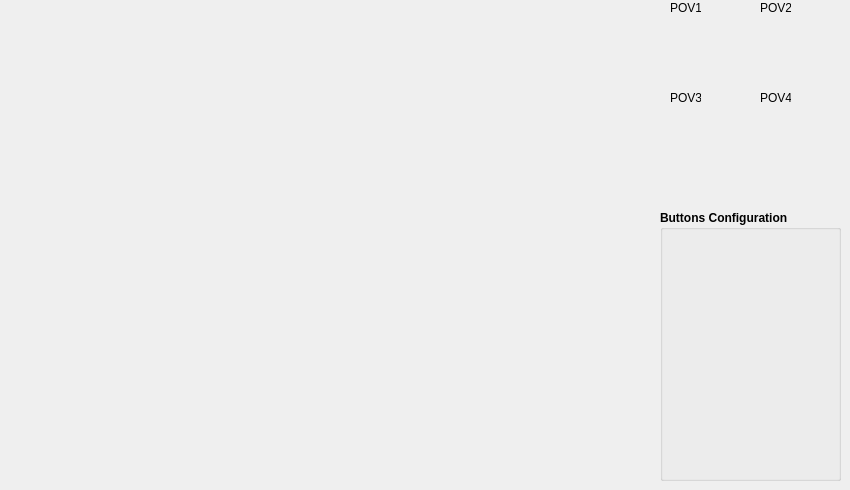
    <widget class="QWidget" name="tab_3">
     <attribute name="title">
      <string notr="true">Buttons</string>
     </attribute>
     <widget class="QLabel" name="label_POV1">
      <property name="enabled">
       <bool>true</bool>
      </property>
      <property name="geometry">
       <rect>
        <x>670</x>
        <y>20</y>
        <width>71</width>
        <height>71</height>
       </rect>
      </property>
      <property name="text">
       <string/>
      </property>
      <property name="pixmap">
       <pixmap resource="oshstudio.qrc">:/Images/dpad.png</pixmap>
      </property>
      <property name="scaledContents">
       <bool>true</bool>
      </property>
     </widget>
     <widget class="QLabel" name="label_POV2">
      <property name="enabled">
       <bool>true</bool>
      </property>
      <property name="geometry">
       <rect>
        <x>760</x>
        <y>20</y>
        <width>71</width>
        <height>71</height>
       </rect>
      </property>
      <property name="text">
       <string/>
      </property>
      <property name="pixmap">
       <pixmap resource="oshstudio.qrc">:/Images/dpad.png</pixmap>
      </property>
      <property name="scaledContents">
       <bool>true</bool>
      </property>
     </widget>
     <widget class="QLabel" name="label_POV3">
      <property name="enabled">
       <bool>true</bool>
      </property>
      <property name="geometry">
       <rect>
        <x>670</x>
        <y>110</y>
        <width>71</width>
        <height>71</height>
       </rect>
      </property>
      <property name="text">
       <string/>
      </property>
      <property name="pixmap">
       <pixmap resource="oshstudio.qrc">:/Images/dpad.png</pixmap>
      </property>
      <property name="scaledContents">
       <bool>true</bool>
      </property>
     </widget>
     <widget class="QLabel" name="label_POV4">
      <property name="enabled">
       <bool>true</bool>
      </property>
      <property name="geometry">
       <rect>
        <x>760</x>
        <y>110</y>
        <width>71</width>
        <height>71</height>
       </rect>
      </property>
      <property name="text">
       <string/>
      </property>
      <property name="pixmap">
       <pixmap resource="oshstudio.qrc">:/Images/dpad.png</pixmap>
      </property>
      <property name="scaledContents">
       <bool>true</bool>
      </property>
     </widget>
     <widget class="oshbuttonw" name="widget_SB_1" native="true">
      <property name="geometry">
       <rect>
        <x>20</x>
        <y>20</y>
        <width>51</width>
        <height>41</height>
       </rect>
      </property>
     </widget>
     <widget class="oshbuttonw" name="widget_SB_2" native="true">
      <property name="geometry">
       <rect>
        <x>100</x>
        <y>20</y>
        <width>51</width>
        <height>41</height>
       </rect>
      </property>
     </widget>
     <widget class="oshbuttonw" name="widget_SB_3" native="true">
      <property name="geometry">
       <rect>
        <x>180</x>
        <y>20</y>
        <width>51</width>
        <height>41</height>
       </rect>
      </property>
     </widget>
     <widget class="oshbuttonw" name="widget_SB_4" native="true">
      <property name="geometry">
       <rect>
        <x>260</x>
        <y>20</y>
        <width>51</width>
        <height>41</height>
       </rect>
      </property>
     </widget>
     <widget class="oshbuttonw" name="widget_SB_5" native="true">
      <property name="geometry">
       <rect>
        <x>340</x>
        <y>20</y>
        <width>51</width>
        <height>41</height>
       </rect>
      </property>
     </widget>
     <widget class="oshbuttonw" name="widget_SB_6" native="true">
      <property name="geometry">
       <rect>
        <x>420</x>
        <y>20</y>
        <width>51</width>
        <height>41</height>
       </rect>
      </property>
     </widget>
     <widget class="oshbuttonw" name="widget_SB_7" native="true">
      <property name="geometry">
       <rect>
        <x>500</x>
        <y>20</y>
        <width>51</width>
        <height>41</height>
       </rect>
      </property>
     </widget>
     <widget class="oshbuttonw" name="widget_SB_8" native="true">
      <property name="geometry">
       <rect>
        <x>580</x>
        <y>20</y>
        <width>51</width>
        <height>41</height>
       </rect>
      </property>
     </widget>
     <widget class="oshbuttonw" name="widget_SB_9" native="true">
      <property name="geometry">
       <rect>
        <x>20</x>
        <y>80</y>
        <width>51</width>
        <height>41</height>
       </rect>
      </property>
     </widget>
     <widget class="oshbuttonw" name="widget_SB_10" native="true">
      <property name="geometry">
       <rect>
        <x>100</x>
        <y>80</y>
        <width>51</width>
        <height>41</height>
       </rect>
      </property>
     </widget>
     <widget class="oshbuttonw" name="widget_SB_11" native="true">
      <property name="geometry">
       <rect>
        <x>180</x>
        <y>80</y>
        <width>51</width>
        <height>41</height>
       </rect>
      </property>
     </widget>
     <widget class="oshbuttonw" name="widget_SB_12" native="true">
      <property name="geometry">
       <rect>
        <x>260</x>
        <y>80</y>
        <width>51</width>
        <height>41</height>
       </rect>
      </property>
     </widget>
     <widget class="oshbuttonw" name="widget_SB_13" native="true">
      <property name="geometry">
       <rect>
        <x>340</x>
        <y>80</y>
        <width>51</width>
        <height>41</height>
       </rect>
      </property>
     </widget>
     <widget class="oshbuttonw" name="widget_SB_14" native="true">
      <property name="geometry">
       <rect>
        <x>420</x>
        <y>80</y>
        <width>51</width>
        <height>41</height>
       </rect>
      </property>
     </widget>
     <widget class="oshbuttonw" name="widget_SB_15" native="true">
      <property name="geometry">
       <rect>
        <x>500</x>
        <y>80</y>
        <width>51</width>
        <height>41</height>
       </rect>
      </property>
     </widget>
     <widget class="oshbuttonw" name="widget_SB_16" native="true">
      <property name="geometry">
       <rect>
        <x>580</x>
        <y>80</y>
        <width>51</width>
        <height>41</height>
       </rect>
      </property>
     </widget>
     <widget class="oshbuttonw" name="widget_SB_17" native="true">
      <property name="geometry">
       <rect>
        <x>20</x>
        <y>140</y>
        <width>51</width>
        <height>41</height>
       </rect>
      </property>
     </widget>
     <widget class="oshbuttonw" name="widget_SB_18" native="true">
      <property name="geometry">
       <rect>
        <x>100</x>
        <y>140</y>
        <width>51</width>
        <height>41</height>
       </rect>
      </property>
     </widget>
     <widget class="oshbuttonw" name="widget_SB_19" native="true">
      <property name="geometry">
       <rect>
        <x>180</x>
        <y>140</y>
        <width>51</width>
        <height>41</height>
       </rect>
      </property>
     </widget>
     <widget class="oshbuttonw" name="widget_SB_20" native="true">
      <property name="geometry">
       <rect>
        <x>260</x>
        <y>140</y>
        <width>51</width>
        <height>41</height>
       </rect>
      </property>
     </widget>
     <widget class="oshbuttonw" name="widget_SB_21" native="true">
      <property name="geometry">
       <rect>
        <x>340</x>
        <y>140</y>
        <width>51</width>
        <height>41</height>
       </rect>
      </property>
     </widget>
     <widget class="oshbuttonw" name="widget_SB_22" native="true">
      <property name="geometry">
       <rect>
        <x>420</x>
        <y>140</y>
        <width>51</width>
        <height>41</height>
       </rect>
      </property>
     </widget>
     <widget class="oshbuttonw" name="widget_SB_23" native="true">
      <property name="geometry">
       <rect>
        <x>500</x>
        <y>140</y>
        <width>51</width>
        <height>41</height>
       </rect>
      </property>
     </widget>
     <widget class="oshbuttonw" name="widget_SB_24" native="true">
      <property name="geometry">
       <rect>
        <x>580</x>
        <y>140</y>
        <width>51</width>
        <height>41</height>
       </rect>
      </property>
     </widget>
     <widget class="oshbuttonw" name="widget_SB_25" native="true">
      <property name="geometry">
       <rect>
        <x>20</x>
        <y>200</y>
        <width>51</width>
        <height>41</height>
       </rect>
      </property>
     </widget>
     <widget class="oshbuttonw" name="widget_SB_26" native="true">
      <property name="geometry">
       <rect>
        <x>100</x>
        <y>200</y>
        <width>51</width>
        <height>41</height>
       </rect>
      </property>
     </widget>
     <widget class="oshbuttonw" name="widget_SB_27" native="true">
      <property name="geometry">
       <rect>
        <x>180</x>
        <y>200</y>
        <width>51</width>
        <height>41</height>
       </rect>
      </property>
     </widget>
     <widget class="oshbuttonw" name="widget_SB_28" native="true">
      <property name="geometry">
       <rect>
        <x>260</x>
        <y>200</y>
        <width>51</width>
        <height>41</height>
       </rect>
      </property>
     </widget>
     <widget class="oshbuttonw" name="widget_SB_29" native="true">
      <property name="geometry">
       <rect>
        <x>340</x>
        <y>200</y>
        <width>51</width>
        <height>41</height>
       </rect>
      </property>
     </widget>
     <widget class="oshbuttonw" name="widget_SB_30" native="true">
      <property name="geometry">
       <rect>
        <x>420</x>
        <y>200</y>
        <width>51</width>
        <height>41</height>
       </rect>
      </property>
     </widget>
     <widget class="oshbuttonw" name="widget_SB_31" native="true">
      <property name="geometry">
       <rect>
        <x>500</x>
        <y>200</y>
        <width>51</width>
        <height>41</height>
       </rect>
      </property>
     </widget>
     <widget class="oshbuttonw" name="widget_SB_32" native="true">
      <property name="geometry">
       <rect>
        <x>580</x>
        <y>200</y>
        <width>51</width>
        <height>41</height>
       </rect>
      </property>
     </widget>
     <widget class="oshbuttonw" name="widget_SB_33" native="true">
      <property name="geometry">
       <rect>
        <x>20</x>
        <y>260</y>
        <width>51</width>
        <height>41</height>
       </rect>
      </property>
     </widget>
     <widget class="oshbuttonw" name="widget_SB_34" native="true">
      <property name="geometry">
       <rect>
        <x>100</x>
        <y>260</y>
        <width>51</width>
        <height>41</height>
       </rect>
      </property>
     </widget>
     <widget class="oshbuttonw" name="widget_SB_35" native="true">
      <property name="geometry">
       <rect>
        <x>180</x>
        <y>260</y>
        <width>51</width>
        <height>41</height>
       </rect>
      </property>
     </widget>
     <widget class="oshbuttonw" name="widget_SB_36" native="true">
      <property name="geometry">
       <rect>
        <x>260</x>
        <y>260</y>
        <width>51</width>
        <height>41</height>
       </rect>
      </property>
     </widget>
     <widget class="oshbuttonw" name="widget_SB_37" native="true">
      <property name="geometry">
       <rect>
        <x>340</x>
        <y>260</y>
        <width>51</width>
        <height>41</height>
       </rect>
      </property>
     </widget>
     <widget class="oshbuttonw" name="widget_SB_38" native="true">
      <property name="geometry">
       <rect>
        <x>420</x>
        <y>260</y>
        <width>51</width>
        <height>41</height>
       </rect>
      </property>
     </widget>
     <widget class="oshbuttonw" name="widget_SB_39" native="true">
      <property name="geometry">
       <rect>
        <x>500</x>
        <y>260</y>
        <width>51</width>
        <height>41</height>
       </rect>
      </property>
     </widget>
     <widget class="oshbuttonw" name="widget_SB_40" native="true">
      <property name="geometry">
       <rect>
        <x>580</x>
        <y>260</y>
        <width>51</width>
        <height>41</height>
       </rect>
      </property>
     </widget>
     <widget class="oshbuttonw" name="widget_SB_41" native="true">
      <property name="geometry">
       <rect>
        <x>20</x>
        <y>320</y>
        <width>51</width>
        <height>41</height>
       </rect>
      </property>
     </widget>
     <widget class="oshbuttonw" name="widget_SB_42" native="true">
      <property name="geometry">
       <rect>
        <x>100</x>
        <y>320</y>
        <width>51</width>
        <height>41</height>
       </rect>
      </property>
     </widget>
     <widget class="oshbuttonw" name="widget_SB_43" native="true">
      <property name="geometry">
       <rect>
        <x>180</x>
        <y>320</y>
        <width>51</width>
        <height>41</height>
       </rect>
      </property>
     </widget>
     <widget class="oshbuttonw" name="widget_SB_44" native="true">
      <property name="geometry">
       <rect>
        <x>260</x>
        <y>320</y>
        <width>51</width>
        <height>41</height>
       </rect>
      </property>
     </widget>
     <widget class="oshbuttonw" name="widget_SB_45" native="true">
      <property name="geometry">
       <rect>
        <x>340</x>
        <y>320</y>
        <width>51</width>
        <height>41</height>
       </rect>
      </property>
     </widget>
     <widget class="oshbuttonw" name="widget_SB_46" native="true">
      <property name="geometry">
       <rect>
        <x>420</x>
        <y>320</y>
        <width>51</width>
        <height>41</height>
       </rect>
      </property>
     </widget>
     <widget class="oshbuttonw" name="widget_SB_47" native="true">
      <property name="geometry">
       <rect>
        <x>500</x>
        <y>320</y>
        <width>51</width>
        <height>41</height>
       </rect>
      </property>
     </widget>
     <widget class="oshbuttonw" name="widget_SB_48" native="true">
      <property name="geometry">
       <rect>
        <x>580</x>
        <y>320</y>
        <width>51</width>
        <height>41</height>
       </rect>
      </property>
     </widget>
     <widget class="oshbuttonw" name="widget_SB_49" native="true">
      <property name="geometry">
       <rect>
        <x>20</x>
        <y>380</y>
        <width>51</width>
        <height>41</height>
       </rect>
      </property>
     </widget>
     <widget class="oshbuttonw" name="widget_SB_50" native="true">
      <property name="geometry">
       <rect>
        <x>100</x>
        <y>380</y>
        <width>51</width>
        <height>41</height>
       </rect>
      </property>
     </widget>
     <widget class="oshbuttonw" name="widget_SB_51" native="true">
      <property name="geometry">
       <rect>
        <x>180</x>
        <y>380</y>
        <width>51</width>
        <height>41</height>
       </rect>
      </property>
     </widget>
     <widget class="oshbuttonw" name="widget_SB_52" native="true">
      <property name="geometry">
       <rect>
        <x>260</x>
        <y>380</y>
        <width>51</width>
        <height>41</height>
       </rect>
      </property>
     </widget>
     <widget class="oshbuttonw" name="widget_SB_53" native="true">
      <property name="geometry">
       <rect>
        <x>340</x>
        <y>380</y>
        <width>51</width>
        <height>41</height>
       </rect>
      </property>
     </widget>
     <widget class="oshbuttonw" name="widget_SB_54" native="true">
      <property name="geometry">
       <rect>
        <x>420</x>
        <y>380</y>
        <width>51</width>
        <height>41</height>
       </rect>
      </property>
     </widget>
     <widget class="oshbuttonw" name="widget_SB_55" native="true">
      <property name="geometry">
       <rect>
        <x>500</x>
        <y>380</y>
        <width>51</width>
        <height>41</height>
       </rect>
      </property>
     </widget>
     <widget class="oshbuttonw" name="widget_SB_56" native="true">
      <property name="geometry">
       <rect>
        <x>580</x>
        <y>380</y>
        <width>51</width>
        <height>41</height>
       </rect>
      </property>
     </widget>
     <widget class="oshbuttonw" name="widget_SB_57" native="true">
      <property name="geometry">
       <rect>
        <x>20</x>
        <y>440</y>
        <width>51</width>
        <height>41</height>
       </rect>
      </property>
     </widget>
     <widget class="oshbuttonw" name="widget_SB_58" native="true">
      <property name="geometry">
       <rect>
        <x>100</x>
        <y>440</y>
        <width>51</width>
        <height>41</height>
       </rect>
      </property>
     </widget>
     <widget class="oshbuttonw" name="widget_SB_59" native="true">
      <property name="geometry">
       <rect>
        <x>180</x>
        <y>440</y>
        <width>51</width>
        <height>41</height>
       </rect>
      </property>
     </widget>
     <widget class="oshbuttonw" name="widget_SB_60" native="true">
      <property name="geometry">
       <rect>
        <x>260</x>
        <y>440</y>
        <width>51</width>
        <height>41</height>
       </rect>
      </property>
     </widget>
     <widget class="oshbuttonw" name="widget_SB_61" native="true">
      <property name="geometry">
       <rect>
        <x>340</x>
        <y>440</y>
        <width>51</width>
        <height>41</height>
       </rect>
      </property>
     </widget>
     <widget class="oshbuttonw" name="widget_SB_62" native="true">
      <property name="geometry">
       <rect>
        <x>420</x>
        <y>440</y>
        <width>51</width>
        <height>41</height>
       </rect>
      </property>
     </widget>
     <widget class="oshbuttonw" name="widget_SB_63" native="true">
      <property name="geometry">
       <rect>
        <x>500</x>
        <y>440</y>
        <width>51</width>
        <height>41</height>
       </rect>
      </property>
     </widget>
     <widget class="oshbuttonw" name="widget_SB_64" native="true">
      <property name="geometry">
       <rect>
        <x>580</x>
        <y>440</y>
        <width>51</width>
        <height>41</height>
       </rect>
      </property>
     </widget>
     <widget class="QGroupBox" name="groupBox_2">
      <property name="geometry">
       <rect>
        <x>660</x>
        <y>210</y>
        <width>181</width>
        <height>271</height>
       </rect>
      </property>
      <property name="font">
       <font>
        <pointsize>9</pointsize>
        <weight>75</weight>
        <bold>true</bold>
       </font>
      </property>
      <property name="title">
       <string>Buttons Configuration</string>
      </property>
      <widget class="QLabel" name="labelHelp_SB">
       <property name="geometry">
        <rect>
         <x>10</x>
         <y>30</y>
         <width>151</width>
         <height>221</height>
        </rect>
       </property>
       <property name="font">
        <font>
         <pointsize>8</pointsize>
         <weight>50</weight>
         <italic>true</italic>
         <bold>false</bold>
        </font>
       </property>
       <property name="text">
        <string/>
       </property>
       <property name="textFormat">
        <enum>Qt::RichText</enum>
       </property>
       <property name="alignment">
        <set>Qt::AlignLeading|Qt::AlignLeft|Qt::AlignTop</set>
       </property>
       <property name="wordWrap">
        <bool>true</bool>
       </property>
      </widget>
     </widget>
     <widget class="QLabel" name="label_POV1name">
      <property name="geometry">
       <rect>
        <x>670</x>
        <y>0</y>
        <width>31</width>
        <height>16</height>
       </rect>
      </property>
      <property name="text">
       <string>POV1</string>
      </property>
     </widget>
     <widget class="QLabel" name="label_POV2name">
      <property name="geometry">
       <rect>
        <x>760</x>
        <y>0</y>
        <width>31</width>
        <height>16</height>
       </rect>
      </property>
      <property name="text">
       <string>POV2</string>
      </property>
     </widget>
     <widget class="QLabel" name="label_POV3name">
      <property name="geometry">
       <rect>
        <x>670</x>
        <y>90</y>
        <width>31</width>
        <height>16</height>
       </rect>
      </property>
      <property name="text">
       <string>POV3</string>
      </property>
     </widget>
     <widget class="QLabel" name="label_POV4name">
      <property name="geometry">
       <rect>
        <x>760</x>
        <y>90</y>
        <width>31</width>
        <height>16</height>
       </rect>
      </property>
      <property name="text">
       <string>POV4</string>
      </property>
     </widget>
    </widget>
